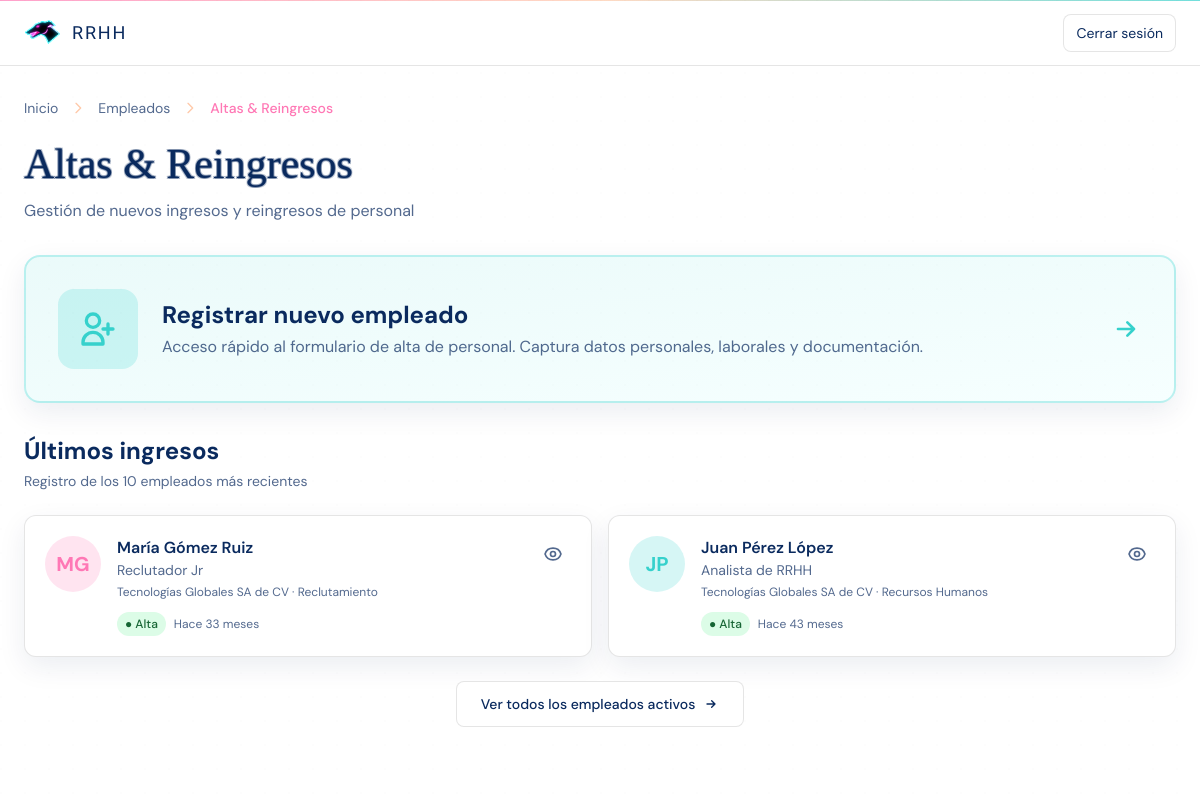
Screenshot of /index.php?controller=empleado&action=altas (signed in) with the database file from the repository.
### tables this page shows
CREATE TABLE `empleados` (
  `id_empleado` int(11) NOT NULL COMMENT 'Identificador del empleado',
  `id_usuario` int(11) DEFAULT NULL COMMENT 'Usuario del sistema (si aplica)',
  `id_puesto` int(11) NOT NULL COMMENT 'Puesto actual',
  `id_turno` int(11) DEFAULT NULL COMMENT 'Turno asignado',
  `id_ubicacion` int(11) DEFAULT NULL COMMENT 'Ubicación de trabajo',
  `nombre` varchar(120) NOT NULL COMMENT 'Nombre completo',
  `curp` varchar(18) DEFAULT NULL COMMENT 'CURP (si aplica)',
  `rfc` varchar(13) DEFAULT NULL COMMENT 'RFC (si aplica)',
  `nss` varchar(15) DEFAULT NULL COMMENT 'Número de seguro social',
  `fecha_nacimiento` date DEFAULT NULL COMMENT 'Fecha de nacimiento',
  `genero` enum('M','F','OTRO') NOT NULL DEFAULT 'OTRO' COMMENT 'Género',
  `estado_civil` varchar(20) DEFAULT NULL COMMENT 'Estado civil',
  `direccion` text DEFAULT NULL COMMENT 'Domicilio particular',
  `telefono` varchar(20) DEFAULT NULL COMMENT 'Teléfono de contacto',
  `correo` varchar(120) DEFAULT NULL COMMENT 'Correo personal',
  `fecha_ingreso` date NOT NULL COMMENT 'Fecha de ingreso',
  `fecha_baja` date DEFAULT NULL COMMENT 'Fecha de baja (si aplica)',
  `estado` enum('ACTIVO','BAJA') NOT NULL DEFAULT 'ACTIVO' COMMENT 'Estado laboral',
  `jefe_inmediato` int(11) DEFAULT NULL COMMENT 'ID del jefe inmediato'
);

CREATE TABLE `puestos` (
  `id_puesto` int(11) NOT NULL COMMENT 'Identificador del puesto',
  `id_area` int(11) NOT NULL COMMENT 'Área a la que pertenece',
  `nombre_puesto` varchar(100) NOT NULL COMMENT 'Nombre del puesto',
  `nivel` enum('OPERATIVO','SUPERVISOR','GERENCIAL','DIRECTIVO') NOT NULL DEFAULT 'OPERATIVO' COMMENT 'Nivel jerárquico',
  `salario_base` decimal(12,2) DEFAULT NULL COMMENT 'Salario base referencial',
  `descripcion` varchar(200) DEFAULT NULL COMMENT 'Descripción breve'
);

CREATE TABLE `empresas` (
  `id_empresa` int(11) NOT NULL COMMENT 'Identificador de la empresa',
  `nombre` varchar(120) NOT NULL COMMENT 'Nombre legal/comercial',
  `rfc` varchar(20) DEFAULT NULL COMMENT 'Registro fiscal',
  `correo_contacto` varchar(120) DEFAULT NULL COMMENT 'Correo de contacto',
  `telefono` varchar(20) DEFAULT NULL COMMENT 'Teléfono principal',
  `direccion` text DEFAULT NULL COMMENT 'Domicilio completo',
  `activa` tinyint(1) NOT NULL DEFAULT 1 COMMENT 'Empresa activa'
);

CREATE TABLE `areas` (
  `id_area` int(11) NOT NULL COMMENT 'Identificador del área/departamento',
  `id_empresa` int(11) NOT NULL COMMENT 'Empresa dueña del área',
  `id_area_padre` int(11) DEFAULT NULL COMMENT 'Área padre para jerarquía (autorreferencia)',
  `nombre_area` varchar(100) NOT NULL COMMENT 'Nombre del área',
  `descripcion` varchar(200) DEFAULT NULL COMMENT 'Descripción del área',
  `activa` tinyint(1) NOT NULL DEFAULT 1 COMMENT 'Área activa'
);

### app/controllers/EmpleadoController.php (called while the page is built, shortened)
<?php
require_once __DIR__ . '/../models/Empleado.php';
class EmpleadoController
{
    public function altas(): void
    {
        $ultimosIngresos = Empleado::getRecentHires(10);
        require __DIR__ . '/../../public/views/empleados/altas.php';
    }
}

### config/paths.php (called while the page is built, shortened)
<?php
function url(string $path = ''): string {
    $path = '/' . ltrim($path, '/');
    return BASE_URL === '/' ? $path : BASE_URL . $path;
}
function asset(string $path): string {
    return url('assets/' . ltrim($path, '/'));
}

### app/models/empleado.php (called while the page is built, shortened)
<?php
require_once __DIR__ . '/../../config/db.php';
class Empleado
{
    public static function getRecentHires(int $limit = 10): array
    {
        global $pdo;
        $sql = "SELECT
                    e.id_empleado,
                    e.nombre,
                    e.fecha_ingreso,
                    e.estado,
                    e.genero,
                    p.nombre_puesto,
                    a.nombre_area,
                    emp.nombre as nombre_empresa
                FROM empleados e
                LEFT JOIN puestos p ON e.id_puesto = p.id_puesto
                LEFT JOIN areas a ON p.id_area = a.id_area
                LEFT JOIN empresas emp ON a.id_empresa = emp.id_empresa
                WHERE e.estado = 'ACTIVO'
                ORDER BY e.fecha_ingreso DESC, e.id_empleado DESC
                LIMIT :limit";
        $stmt = $pdo->prepare($sql);
        $stmt->bindValue(':limit', $limit, PDO::PARAM_INT);
        $stmt->execute();
        return $stmt->fetchAll(PDO::FETCH_ASSOC);
    }
}

### public/views/empleados/altas.php (the view, shortened to what this page needs)
<?php
require_once __DIR__ . '/../../../config/paths.php';
?>
<!doctype html>
<html lang="es">
<head>
    <script src="https://cdn.tailwindcss.com"></script>
    <link rel="stylesheet" href="<?= asset('css/vice.css') ?>">
</head>
<body class="min-h-screen bg-white text-vc-ink font-sans relative">
    <div class="absolute inset-0 grid-bg opacity-15 pointer-events-none"></div>
    <header class="sticky top-0 z-30 border-b border-black/10 bg-white/80 backdrop-blur">
        <div class="mx-auto max-w-7xl px-4 sm:px-6 h-16 flex items-center">
            <a href="<?= url('index.php') ?>" class="flex items-center gap-3">
                <img src="<?= asset('img/galgovc.png') ?>" alt="RRHH" class="h-9 w-auto">
                <div class="font-display text-lg tracking-widest uppercase text-vc-ink">RRHH</div>
            </a>
            <div class="ml-auto flex items-center gap-3 text-sm text-muted-ink">
                <a href="<?= url('logout.php') ?>"
                    class="rounded-lg border border-black/10 bg-white px-3 py-2 text-sm hover:bg-vc-pink/10 text-vc-ink">
                    Cerrar sesión
                </a>
            </div>
        </div>
    </header>
    <main class="mx-auto max-w-7xl px-4 sm:px-6 py-8 relative">
        <div class="mb-5">
            <nav class="flex items-center gap-3 text-sm">
                <a href="<?= url('index.php') ?>" class="text-muted-ink hover:text-vc-ink transition">Inicio</a>
                <svg class="w-4 h-4 text-vc-peach" fill="none" stroke="currentColor" viewBox="0 0 24 24">
                    <path stroke-linecap="round" stroke-linejoin="round" stroke-width="2" d="M9 5l7 7-7 7" />
                </svg>
                <a href="<?= url('index.php?controller=empleado&action=index') ?>"
                    class="text-muted-ink hover:text-vc-ink transition">Empleados</a>
                <svg class="w-4 h-4 text-vc-peach" fill="none" stroke="currentColor" viewBox="0 0 24 24">
                    <path stroke-linecap="round" stroke-linejoin="round" stroke-width="2" d="M9 5l7 7-7 7" />
                </svg>
                <span class="font-medium text-vc-pink">Altas & Reingresos</span>
            </nav>
        </div>
        <section class="mb-8">
            <h1 class="vice-title text-[42px] leading-tight text-vc-ink">Altas & Reingresos</h1>
            <p class="mt-2 text-base text-muted-ink">
                Gestión de nuevos ingresos y reingresos de personal
            </p>
        </section>
        <section class="mb-8">
            <a href="<?= url('index.php?controller=empleado&action=create') ?>"
                class="group block rounded-2xl border-2 border-vc-teal/30 bg-gradient-to-br from-vc-teal/10 to-vc-neon/10 p-8 shadow-soft hover:shadow-xl hover:border-vc-teal transition-all duration-300">
                <div class="flex items-center gap-6">
                    <div
                        class="shrink-0 w-20 h-20 rounded-2xl bg-vc-teal/20 flex items-center justify-center group-hover:scale-110 transition-transform duration-300">
                        <svg class="w-10 h-10 text-vc-teal" fill="none" stroke="currentColor" viewBox="0 0 24 24">
                            <path stroke-linecap="round" stroke-linejoin="round" stroke-width="2"
                                d="M18 9v3m0 0v3m0-3h3m-3 0h-3m-2-5a4 4 0 11-8 0 4 4 0 018 0zM3 20a6 6 0 0112 0v1H3v-1z" />
                        </svg>
                    </div>
                    <div class="flex-1">
                        <h2 class="text-2xl font-bold text-vc-ink mb-1">Registrar nuevo empleado</h2>
                        <p class="text-muted-ink">
                            Acceso rápido al formulario de alta de personal. Captura datos personales, laborales y
                            documentación.
                        </p>
                    </div>
                    <div class="shrink-0">
                        <svg class="w-8 h-8 text-vc-teal group-hover:translate-x-2 transition-transform duration-300"
                            fill="none" stroke="currentColor" viewBox="0 0 24 24">
                            <path stroke-linecap="round" stroke-linejoin="round" stroke-width="2"
                                d="M13 7l5 5m0 0l-5 5m5-5H6" />
                        </svg>
                    </div>
                </div>
            </a>
        </section>
        <section>
            <div class="flex items-center justify-between mb-6">
                <div>
                    <h2 class="text-2xl font-bold text-vc-ink">Últimos ingresos</h2>
                    <p class="text-sm text-muted-ink mt-1">Registro de los 10 empleados más recientes</p>
                </div>
            </div>
            <div class="grid grid-cols-1 md:grid-cols-2 gap-4">
                <?php if (!empty($ultimosIngresos)): ?>
                    <?php foreach ($ultimosIngresos as $empleado):
                        $nombres = explode(' ', $empleado['nombre']);
                        $iniciales = '';
                        if (count($nombres) >= 2) {
                            $iniciales = strtoupper(substr($nombres[0], 0, 1) . substr($nombres[1], 0, 1));
                        } else {
                            $iniciales = strtoupper(substr($nombres[0], 0, 2));
                        }
                        $fechaIngreso = new DateTime($empleado['fecha_ingreso']);
                        $hoy = new DateTime();
                        $diferencia = $hoy->diff($fechaIngreso);
                        if ($diferencia->days == 0) {
                            $tiempoTexto = 'Hoy';
                        } elseif ($diferencia->days == 1) {
                            $tiempoTexto = 'Hace 1 día';
                        } elseif ($diferencia->days < 30) {
                            $tiempoTexto = 'Hace ' . $diferencia->days . ' días';
                        } elseif ($diferencia->days < 60) {
                            $tiempoTexto = 'Hace 1 mes';
                        } else {
                            $meses = floor($diferencia->days / 30);
                            $tiempoTexto = 'Hace ' . $meses . ' meses';
                        }
                        $genero = $empleado['genero'] ?? '';
                        if ($genero === 'F') {
                            $colorAvatar = 'bg-vc-pink/20 text-vc-pink';
                        } else {
                            $colorAvatar = 'bg-vc-teal/20 text-vc-teal';
                        }
                        ?>
                        <div
                            class="rounded-xl border border-black/10 bg-white p-5 shadow-soft hover:shadow-lg transition-shadow">
                            <div class="flex items-start gap-4">
                                <div
                                    class="shrink-0 w-14 h-14 rounded-full <?= $colorAvatar ?> flex items-center justify-center text-xl font-bold">
                                    <?= $iniciales ?>
                                </div>
                                <div class="flex-1 min-w-0">
                                    <h3 class="font-semibold text-vc-ink truncate">
                                        <?= htmlspecialchars($empleado['nombre'], ENT_QUOTES, 'UTF-8') ?></h3>
                                    <p class="text-sm text-muted-ink">
                                        <?= htmlspecialchars($empleado['nombre_puesto'] ?? 'Sin puesto', ENT_QUOTES, 'UTF-8') ?>
                                    </p>
                                    <p class="text-xs text-muted-ink mt-1">
                                        <?= htmlspecialchars($empleado['nombre_empresa'] ?? '', ENT_QUOTES, 'UTF-8') ?>
                                        <?= !empty($empleado['nombre_area']) ? ' · ' . htmlspecialchars($empleado['nombre_area'], ENT_QUOTES, 'UTF-8') : '' ?>
                                    </p>
                                    <div class="mt-3 flex items-center gap-2">
                                        <span
                                            class="inline-flex px-2 py-1 rounded-full text-xs font-medium bg-green-100 text-green-800">
                                            ● Alta
                                        </span>
                                        <span class="text-xs text-muted-ink"><?= $tiempoTexto ?></span>
                                    </div>
                                </div>
                                <a href="<?= url('index.php?controller=empleado&action=show&id=' . $empleado['id_empleado']) ?>"
                                    class="shrink-0 p-2 rounded-lg hover:bg-slate-100 transition">
                                </a>
                            </div>
                        </div>
                    <?php endforeach; ?>
                <?php endif; ?>
            </div>
            <div class="mt-6 text-center">
                <a href="<?= url('index.php?controller=empleado&action=listado&estado=ACTIVO') ?>"
                    class="inline-flex items-center px-6 py-3 rounded-lg border border-black/10 bg-white text-sm font-medium text-vc-ink hover:bg-slate-50 transition">
                    Ver todos los empleados activos
                    <svg class="w-4 h-4 ml-2" fill="none" stroke="currentColor" viewBox="0 0 24 24">
                        <path stroke-linecap="round" stroke-linejoin="round" stroke-width="2"
                            d="M13 7l5 5m0 0l-5 5m5-5H6" />
                    </svg>
                </a>
            </div>
        </section>
    </main>
</body>
</html>

### public/index.php (shortened to what this page needs)
<?php
require_once __DIR__ . '/../config/paths.php';
require_once __DIR__ . '/../app/controllers/EmpleadoController.php';
require_once __DIR__ . '/../app/controllers/NominaController.php';
$controllerName = $_GET['controller'] ?? null;
$actionName = $_GET['action'] ?? null;
if ($controllerName !== null && $actionName !== null) {
  switch ($controllerName) {
    case 'empleado':
      $controller = new EmpleadoController();
      break;
  }
  $controller->{$actionName}();
  exit;
}
?>

### public/assets/css/vice.css (style rules this page uses)
:root { --muted: rgba(10,42,94,.70); }
.grid-bg { background-image: radial-gradient(circle at 1px 1px, rgba(0,0,0,.06) 1px, transparent 1px); background-size: 24px 24px; }
.vice-title { font-family: 'Rage Italic','Yellowtail',cursive; -webkit-text-stroke: 1px rgba(10,42,94,.25); text-shadow: -1px -1px 0 rgba(10,42,94,.25), 1px -1px 0 rgba(10,42,94,.25), -1px 1px 0 rgba(10,42,94,.25), 1px 1px 0 rgba(10,42,94,.25); }
.text-muted-ink { color: var(--muted); }

### rows the page displays
empleados: nombre "MG", nombre "María Gómez Ruiz", id_puesto.nombre_puesto "Reclutador Jr", empresas.nombre "Tecnologías Globales SA de CV", areas.nombre_area "Reclutamiento", fecha_ingreso "Hace 33 meses"
empleados: nombre "JP", nombre "Juan Pérez López", id_puesto.nombre_puesto "Analista de RRHH", empresas.nombre "Tecnologías Globales SA de CV", areas.nombre_area "Recursos Humanos", fecha_ingreso "Hace 43 meses"
